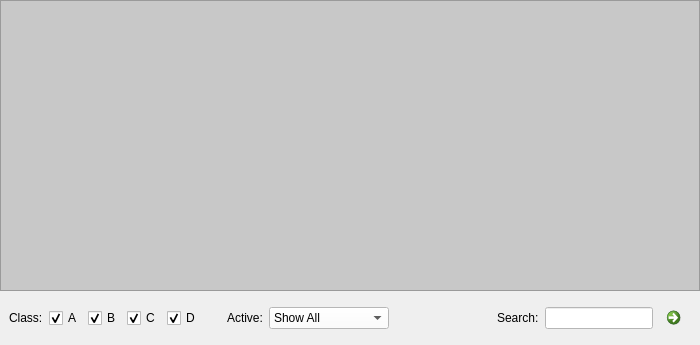
<?xml version="1.0" encoding="UTF-8"?>
<ui version="4.0">
 <class>VehiclesWidget</class>
 <widget class="QWidget" name="VehiclesWidget">
  <property name="geometry">
   <rect>
    <x>0</x>
    <y>0</y>
    <width>700</width>
    <height>345</height>
   </rect>
  </property>
  <property name="windowTitle">
   <string>VehiclesWidget</string>
  </property>
  <layout class="QVBoxLayout" name="verticalLayout">
   <property name="spacing">
    <number>0</number>
   </property>
   <property name="leftMargin">
    <number>0</number>
   </property>
   <property name="topMargin">
    <number>0</number>
   </property>
   <property name="rightMargin">
    <number>0</number>
   </property>
   <property name="bottomMargin">
    <number>0</number>
   </property>
   <item>
    <widget class="QTableView" name="vehiclesTable">
     <property name="styleSheet">
      <string notr="true">background-color: rgb(200, 200, 200);</string>
     </property>
     <property name="editTriggers">
      <set>QAbstractItemView::DoubleClicked</set>
     </property>
     <property name="selectionBehavior">
      <enum>QAbstractItemView::SelectRows</enum>
     </property>
     <property name="verticalScrollMode">
      <enum>QAbstractItemView::ScrollPerPixel</enum>
     </property>
     <property name="horizontalScrollMode">
      <enum>QAbstractItemView::ScrollPerPixel</enum>
     </property>
     <property name="sortingEnabled">
      <bool>true</bool>
     </property>
     <property name="cornerButtonEnabled">
      <bool>false</bool>
     </property>
     <attribute name="horizontalHeaderDefaultSectionSize">
      <number>140</number>
     </attribute>
     <attribute name="horizontalHeaderStretchLastSection">
      <bool>true</bool>
     </attribute>
     <attribute name="verticalHeaderVisible">
      <bool>false</bool>
     </attribute>
     <attribute name="verticalHeaderDefaultSectionSize">
      <number>32</number>
     </attribute>
    </widget>
   </item>
   <item>
    <widget class="QWidget" name="bottomPanel" native="true">
     <layout class="QHBoxLayout" name="bottomPanelLayout">
      <item alignment="Qt::AlignVCenter">
       <widget class="QLabel" name="classLabel">
        <property name="font">
         <font>
          <family>Segoe UI</family>
         </font>
        </property>
        <property name="toolTip">
         <string>Search by class</string>
        </property>
        <property name="text">
         <string>Class:</string>
        </property>
       </widget>
      </item>
      <item>
       <widget class="QCheckBox" name="aBox">
        <property name="font">
         <font>
          <family>Segoe UI</family>
         </font>
        </property>
        <property name="toolTip">
         <string>Include class A vehicles</string>
        </property>
        <property name="text">
         <string>A</string>
        </property>
        <property name="checked">
         <bool>true</bool>
        </property>
       </widget>
      </item>
      <item>
       <widget class="QCheckBox" name="bBox">
        <property name="font">
         <font>
          <family>Segoe UI</family>
         </font>
        </property>
        <property name="toolTip">
         <string>Include class B vehicles</string>
        </property>
        <property name="text">
         <string>B</string>
        </property>
        <property name="checked">
         <bool>true</bool>
        </property>
       </widget>
      </item>
      <item>
       <widget class="QCheckBox" name="cBox">
        <property name="font">
         <font>
          <family>Segoe UI</family>
         </font>
        </property>
        <property name="toolTip">
         <string>Include class C vehicles</string>
        </property>
        <property name="text">
         <string>C</string>
        </property>
        <property name="checked">
         <bool>true</bool>
        </property>
       </widget>
      </item>
      <item>
       <widget class="QCheckBox" name="dBox">
        <property name="font">
         <font>
          <family>Segoe UI</family>
         </font>
        </property>
        <property name="toolTip">
         <string>Include class D vehicles</string>
        </property>
        <property name="text">
         <string>D</string>
        </property>
        <property name="checked">
         <bool>true</bool>
        </property>
       </widget>
      </item>
      <item>
       <spacer name="hspacer2">
        <property name="orientation">
         <enum>Qt::Horizontal</enum>
        </property>
        <property name="sizeType">
         <enum>QSizePolicy::Fixed</enum>
        </property>
        <property name="sizeHint" stdset="0">
         <size>
          <width>20</width>
          <height>20</height>
         </size>
        </property>
       </spacer>
      </item>
      <item alignment="Qt::AlignVCenter">
       <widget class="QLabel" name="activeLabel">
        <property name="font">
         <font>
          <family>Segoe UI</family>
         </font>
        </property>
        <property name="text">
         <string>Active:</string>
        </property>
       </widget>
      </item>
      <item>
       <widget class="QComboBox" name="activeSearch">
        <property name="minimumSize">
         <size>
          <width>120</width>
          <height>0</height>
         </size>
        </property>
        <property name="font">
         <font>
          <family>Segoe UI</family>
         </font>
        </property>
        <property name="toolTip">
         <string>Search by status</string>
        </property>
        <property name="styleSheet">
         <string notr="true">background-color: rgb(255, 255, 255);</string>
        </property>
        <item>
         <property name="text">
          <string>Show All</string>
         </property>
        </item>
        <item>
         <property name="text">
          <string>Active</string>
         </property>
        </item>
        <item>
         <property name="text">
          <string>Inactive</string>
         </property>
        </item>
       </widget>
      </item>
      <item>
       <spacer name="hspacer3">
        <property name="orientation">
         <enum>Qt::Horizontal</enum>
        </property>
        <property name="sizeHint" stdset="0">
         <size>
          <width>40</width>
          <height>20</height>
         </size>
        </property>
       </spacer>
      </item>
      <item alignment="Qt::AlignVCenter">
       <widget class="QLabel" name="searchLabel">
        <property name="font">
         <font>
          <family>Segoe UI</family>
         </font>
        </property>
        <property name="text">
         <string>Search:</string>
        </property>
       </widget>
      </item>
      <item>
       <widget class="QLineEdit" name="searchBox">
        <property name="font">
         <font>
          <family>Segoe UI</family>
          <italic>true</italic>
         </font>
        </property>
        <property name="toolTip">
         <string>Search name</string>
        </property>
        <property name="styleSheet">
         <string notr="true">background-color: rgb(255, 255, 255);</string>
        </property>
       </widget>
      </item>
      <item alignment="Qt::AlignVCenter">
       <widget class="QCommandLinkButton" name="searchButton">
        <property name="maximumSize">
         <size>
          <width>32</width>
          <height>16777215</height>
         </size>
        </property>
        <property name="toolTip">
         <string>Go</string>
        </property>
        <property name="styleSheet">
         <string notr="true"/>
        </property>
       </widget>
      </item>
     </layout>
    </widget>
   </item>
  </layout>
 </widget>
 <resources/>
 <connections/>
</ui>
